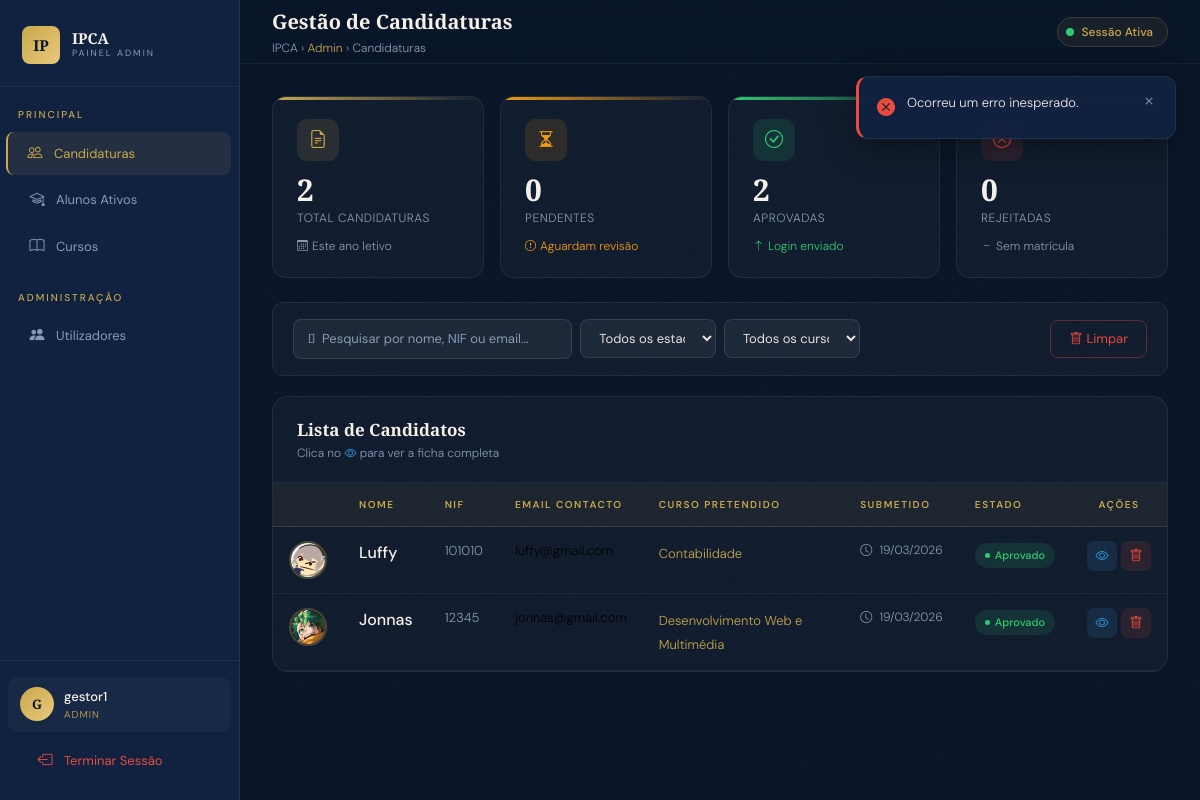
The app's page /dashboard_admin.php?erro=id_invalido (signed in) with its own data.
### tables this page shows
CREATE TABLE `candidaturas` (
  `id` int(11) NOT NULL,
  `nome` varchar(100) DEFAULT NULL,
  `nif` varchar(20) DEFAULT NULL,
  `email` varchar(100) DEFAULT NULL,
  `curso_id` int(11) DEFAULT NULL,
  `foto` varchar(255) DEFAULT 'default.png',
  `estado` enum('pendente','aprovado','rejeitado') DEFAULT 'pendente',
  `observacoes` text DEFAULT NULL,
  `data_submissao` datetime DEFAULT NULL,
  `data_decisao` datetime DEFAULT NULL,
  `password_temp` varchar(255) DEFAULT NULL
);

CREATE TABLE `cursos` (
  `ID` int(11) NOT NULL,
  `Nome` text NOT NULL
);

### dashboard_admin.php (the view, shortened to what this page needs)
<?php
include "db.php";
$stmt = $conn->query("SELECT c.*, cu.Nome as nome_curso
        FROM candidaturas c
        LEFT JOIN cursos cu ON c.curso_id = cu.ID
        ORDER BY c.data_submissao DESC");
$candidaturas_all = $stmt->fetchAll();
$total_candidaturas = count($candidaturas_all);
?>
<!DOCTYPE html>
<html lang="pt-PT">
<head>
<link href="https://cdn.jsdelivr.net/npm/bootstrap@5.3.3/dist/css/bootstrap.min.css" rel="stylesheet">
<link href="https://cdn.jsdelivr.net/npm/bootstrap-icons@1.11.3/font/bootstrap-icons.min.css" rel="stylesheet">
<link rel="stylesheet" href="css/dashboard.css">
</head>
<body>
<aside class="sidebar" id="sidebar">
  <a href="index.php" class="sidebar-brand text-decoration-none">
    <div class="logo-icon">IP</div>
    <div>
      <div class="brand-name">IPCA</div>
      <div class="brand-sub">Painel Admin</div>
    </div>
  </a>
  <div class="sidebar-section">Principal</div>
  <a href="dashboard_admin.php" class="sidebar-link active">
    <i class="bi bi-people"></i>
    Candidaturas
  </a>
  <a href="lista_alunos.php" class="sidebar-link">
    <i class="bi bi-mortarboard"></i>
    Alunos Ativos
  </a>
  <a href="adicionar_curso.php" class="sidebar-link">
    <i class="bi bi-book"></i>
    Cursos
  </a>
  <?php if ($_SESSION['tipo'] === 'admin'): ?>
  <div class="sidebar-section">Administração</div>
  <a href="gerir_utilizadores.php" class="sidebar-link">
    <i class="bi bi-people-fill"></i>
    Utilizadores
  </a>
  <?php endif; ?>
  <div class="sidebar-bottom">
    <div class="sidebar-user">
      <div class="sidebar-avatar">
        <?php echo strtoupper(substr($_SESSION['usuario'], 0, 1)); ?>
      </div>
      <div style="overflow:hidden;">
        <div style="font-size:13px; color:var(--cream); font-weight:500; white-space:nowrap; overflow:hidden; text-overflow:ellipsis;">
          <?php echo $_SESSION['usuario']; ?>
        </div>
        <div style="font-size:10px; color:var(--gold); text-transform:uppercase; letter-spacing:1px;">
          <?php echo ucfirst($_SESSION['tipo']); ?>
        </div>
      </div>
    </div>
    <a href="logout.php" class="sidebar-link" style="color:#e74c3c;">
      <i class="bi bi-box-arrow-left"></i>
      Terminar Sessão
    </a>
  </div>
</aside>
<div class="main-wrap">
  <div class="topbar">
    <div class="d-flex align-items-center gap-3">
      <div>
        <div class="topbar-title">Gestão de Candidaturas</div>
        <div class="topbar-breadcrumb">IPCA › <span>Admin</span> › Candidaturas</div>
      </div>
    </div>
    <div class="topbar-actions">
      <div class="session-pill">
        <div class="session-dot"></div>
        <span style="font-size:12px; color:var(--gold); font-weight:500;">Sessão Ativa</span>
      </div>
    </div>
  </div>
  <?php if (isset($_GET['sucesso']) && $_GET['sucesso'] === 'aprovado'): ?>
  <div class="toast-wrap" id="toastAprovado">
    <div class="toast-custom toast-success">
      <i class="bi bi-check-circle-fill"></i>
      <div>
        <strong><?php echo htmlspecialchars($_GET['aluno'] ?? 'Aluno'); ?></strong> aprovado com sucesso!<br>
        <span>
          Nº <strong style="color:var(--gold)"><?php echo htmlspecialchars($_GET['num'] ?? ''); ?></strong>
          <?php if (!empty($_GET['pw'])): ?>
          · Password: <strong style="color:var(--gold);font-family:monospace;"><?php echo htmlspecialchars($_GET['pw']); ?></strong>
          <?php endif; ?>
        </span>
      </div>
      <button onclick="this.parentElement.parentElement.remove()"><i class="bi bi-x"></i></button>
    </div>
  </div>
  <script>
    // Não auto-fechar este toast — admin precisa de anotar a password
  </script>
  <?php elseif (isset($_GET['erro'])): ?>
  <div class="toast-wrap">
    <div class="toast-custom toast-error">
      <i class="bi bi-x-circle-fill"></i>
      <div>
        <?php
          $msgs = [
            'ja_processada' => 'Esta candidatura já foi processada anteriormente.',
            'bd'            => 'Erro ao guardar na base de dados. Tenta novamente.',
          ];
          echo $msgs[$_GET['erro']] ?? 'Ocorreu um erro inesperado.';
        ?>
      </div>
      <button onclick="this.parentElement.parentElement.remove()"><i class="bi bi-x"></i></button>
    </div>
  </div>
  <?php endif; ?>
  <div class="page-content">
    <div class="row g-3 mb-4">
      <div class="col-6 col-md-3">
        <div class="stat-card" style="--card-color:#c9a84c; --card-rgb:201,168,76">
          <div class="stat-icon"><i class="bi bi-file-earmark-text"></i></div>
          <div class="stat-value"><?php echo $total_candidaturas; ?></div>
          <div class="stat-label">Total Candidaturas</div>
          <div class="stat-delta" style="color:var(--muted);">
            <i class="bi bi-calendar3" style="font-size:11px;"></i> Este ano letivo
          </div>
        </div>
      </div>
      <div class="col-6 col-md-3">
        <div class="stat-card" style="--card-color:#f39c12; --card-rgb:243,156,18">
          <div class="stat-icon"><i class="bi bi-hourglass-split"></i></div>
          <div class="stat-value" id="count-pendente">—</div>
          <div class="stat-label">Pendentes</div>
          <div class="stat-delta" style="color:#f39c12;">
            <i class="bi bi-exclamation-circle" style="font-size:11px;"></i> Aguardam revisão
          </div>
        </div>
      </div>
      <div class="col-6 col-md-3">
        <div class="stat-card" style="--card-color:#2ecc71; --card-rgb:46,204,113">
          <div class="stat-icon"><i class="bi bi-check-circle"></i></div>
          <div class="stat-value" id="count-aprovado">—</div>
          <div class="stat-label">Aprovadas</div>
          <div class="stat-delta" style="color:#2ecc71;">
            <i class="bi bi-arrow-up" style="font-size:11px;"></i> Login enviado
          </div>
        </div>
      </div>
      <div class="col-6 col-md-3">
        <div class="stat-card" style="--card-color:#e74c3c; --card-rgb:231,76,60">
          <div class="stat-icon"><i class="bi bi-x-circle"></i></div>
          <div class="stat-value" id="count-rejeitado">—</div>
          <div class="stat-label">Rejeitadas</div>
          <div class="stat-delta" style="color:var(--muted);">
            <i class="bi bi-dash" style="font-size:11px;"></i> Sem matrícula
          </div>
        </div>
      </div>
    </div>
    <div class="filter-bar">
      <div class="row g-2 align-items-center">
        <div class="col-12 col-md-4">
          <input type="text" class="search-input" id="searchInput"
                 placeholder="&#xF52A;  Pesquisar por nome, NIF ou email..."
                 oninput="filterTable()">
        </div>
        <div class="col-6 col-md-2">
          <select class="filter-select w-100" id="filterStatus" onchange="filterTable()">
            <option value="">Todos os estados</option>
          </select>
        </div>
        <div class="col-6 col-md-2">
          <select class="filter-select w-100" id="filterCurso" onchange="filterTable()">
            <option value="">Todos os cursos</option>
          </select>
        </div>
        <div class="col-12 col-md-4 d-flex gap-2 justify-content-md-end">
          <?php if ($_SESSION['tipo'] === 'admin'): ?>
          <button class="btn-outline-d" onclick="confirmarLimpar()">
            <i class="bi bi-trash me-1"></i>Limpar
          </button>
          <?php endif; ?>
        </div>
      </div>
    </div>
    <div class="table-card">
      <div class="table-card-header">
        <div>
          <div class="table-card-title">Lista de Candidatos</div>
          <div class="table-card-sub">Clica no <i class="bi bi-eye" style="color:var(--info)"></i> para ver a ficha completa</div>
        </div>
      </div>
      <div class="table-responsive">
        <table class="table table-hover" id="mainTable">
          <thead>
            <tr>
              <th style="width:50px"></th>
              <th>Nome</th>
              <th>NIF</th>
              <th>Email Contacto</th>
              <th>Curso Pretendido</th>
              <th>Submetido</th>
              <th>Estado</th>
              <?php if ($_SESSION['tipo'] === 'admin'): ?>
              <th class="text-center">Ações</th>
              <?php endif; ?>
            </tr>
          </thead>
          <tbody>
            <?php if (!empty($candidaturas_all)):
              foreach ($candidaturas_all as $row):
                $status = $row['estado'] ?? 'pendente';
                $initials = strtoupper(substr($row['nome'], 0, 1) . (strpos($row['nome'], ' ') !== false ? substr(strrchr($row['nome'], ' '), 1, 1) : ''));
            ?>
            <tr data-nome="<?php echo strtolower($row['nome']); ?>"
                data-nif="<?php echo $row['nif']; ?>"
                data-email="<?php echo strtolower($row['email']); ?>"
                data-status="<?php echo strtolower($status); ?>"
                data-curso="<?php echo htmlspecialchars($row['nome_curso'] ?? ''); ?>">
              <td>
                <?php if (!empty($row['foto']) && file_exists('uploads/'.$row['foto'])): ?>
                  <img src="uploads/<?php echo $row['foto']; ?>" class="student-photo" alt="">
                <?php else: ?>
                  <div class="student-initials"><?php echo $initials; ?></div>
                <?php endif; ?>
              </td>
              <td>
                <div style="font-weight:500; color:var(--cream);"><?php echo htmlspecialchars($row['nome']); ?></div>
              </td>
              <td style="font-size:13px; color:var(--muted);"><?php echo htmlspecialchars($row['nif'] ?? '—'); ?></td>
              <td style="font-size:13px;"><?php echo htmlspecialchars($row['email']); ?></td>
              <td>
                <span style="color:var(--gold); font-size:13px;">
                  <?php echo htmlspecialchars($row['nome_curso'] ?? '—'); ?>
                </span>
              </td>
              <td style="font-size:12px; color:var(--muted); white-space:nowrap;">
                <i class="bi bi-clock me-1"></i>
                <?php echo !empty($row['data_submissao']) ? date('d/m/Y', strtotime($row['data_submissao'])) : '—'; ?>
              </td>
              <td>
                <span class="status-badge status-<?php echo strtolower(str_replace(' ', '', $status)); ?>">
                  <?php echo ucfirst($status); ?>
                </span>
              </td>
              <?php if ($_SESSION['tipo'] === 'admin'): ?>
              <td>
                <div class="d-flex gap-1 justify-content-center">
                  <button class="action-btn action-view" title="Ver ficha"
                          onclick="window.location='ver_candidatura.php?id=<?php echo $row['id']; ?>'">
                    <i class="bi bi-eye"></i>
                  </button>
                  <button class="action-btn action-delete" title="Eliminar"
                          onclick="eliminar(<?php echo $row['id']; ?>)">
                    <i class="bi bi-trash"></i>
                  </button>
                </div>
              </td>
              <?php endif; ?>
            </tr>
            <?php endforeach; ?>
            <?php endif; ?>
          </tbody>
        </table>
      </div>
    </div>
  </div>
</div>
</body>
</html>

### records on screen
candidaturas: foto (picture), nome "Luffy", nif "101010", email "luffy@gmail.com", curso.Nome "Contabilidade", data_submissao "19/03/2026", estado "Aprovado"
candidaturas: foto (picture), nome "Jonnas", nif "12345", email "jonnas@gmail.com", curso.Nome "Desenvolvimento Web e Multimédia", data_submissao "19/03/2026", estado "Aprovado"

### other values on screen
substr($_SESSION['usuario'], 0, 1) "G"
$_SESSION['usuario'] "gestor1"
$_SESSION['tipo'] "ADMIN"
$msgs[$_GET['erro']] "Ocorreu um erro inesperado."
$total_candidaturas "2"
